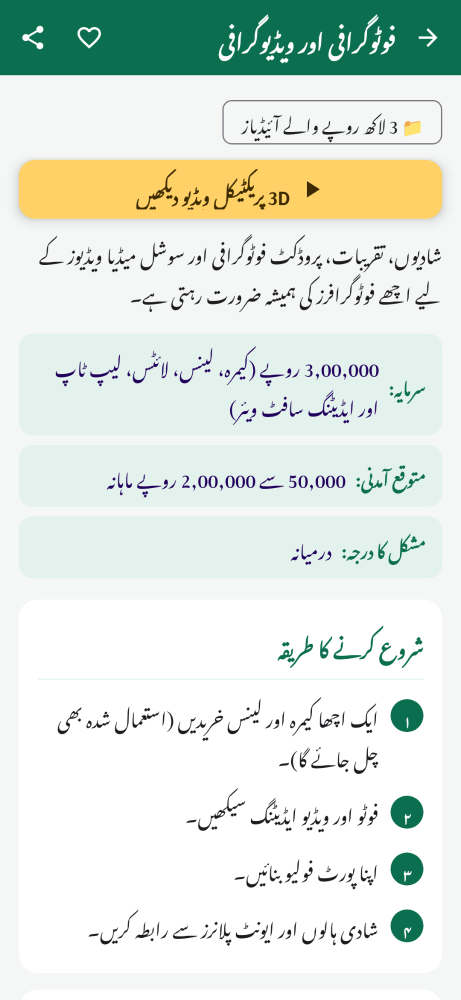
#> input picture InamKarobar/app/src/test/snapshots/images/com.inaam.karobar_ScreensTest_detail.png, 461 x 1000 px
$ python make_icon.py ../../InamKarobar/app/src/test/snapshots/images/com.inaam.karobar_ScreensTest_detail.png
#> lines starting #> are read from the running program, lines starting #| are printed output that depends on the picture; after the words box and inside, x2 and y2 are one past the last pixel; in counts of white or black regions, pixels touching at a corner belong together
"""Build the app icon. Usage: python3 res/make_icon.py [photo.jpg]
With a photo: centre-crops it to a square. Without: draws the default pulse icon.
Writes ui/icon.png (window icon, in-app logo) and res/icon.ico (EXE icon)."""
import sys
from PIL import Image, ImageDraw, ImageOps

S = 512
if len(sys.argv) > 1:
    img = ImageOps.exif_transpose(Image.open(sys.argv[1])).convert("RGB")
    img = ImageOps.fit(img, (S, S), Image.LANCZOS, centering=(0.5, 0.4)).convert("RGBA")
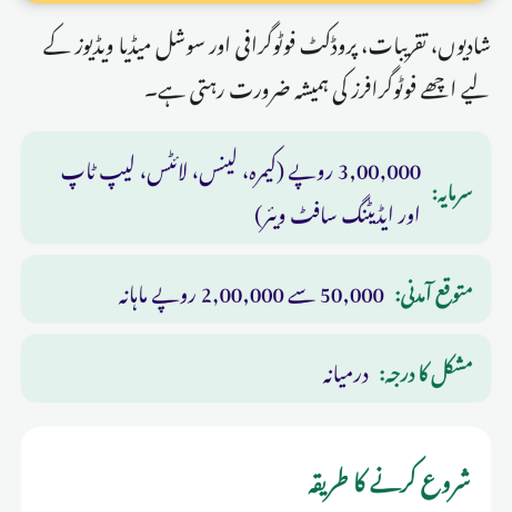
#> img: PIL image 512x512 RGBA; mean R, G, B, A 231.5, 239.3, 236.1, 255
else:
    img = Image.new("RGBA", (S, S), "#18203A")
    d = ImageDraw.Draw(img)
    pts = [(80, 276), (170, 276), (215, 150), (285, 380), (335, 232), (365, 276), (410, 276)]
    d.line(pts, fill="#4F8CFF", width=30, joint="curve")
    for x, y in (pts[0], pts[-1]):
        d.ellipse((x - 15, y - 15, x + 15, y + 15), fill="#4F8CFF")
    d.ellipse((398, 248, 454, 304), fill="#34D399")

# round the corners so it looks like an app icon
mask = Image.new("L", (S, S), 0)
#> mask: PIL image 512x512 L; every value is 0
ImageDraw.Draw(mask).rounded_rectangle((0, 0, S - 1, S - 1), radius=S // 5, fill=255)
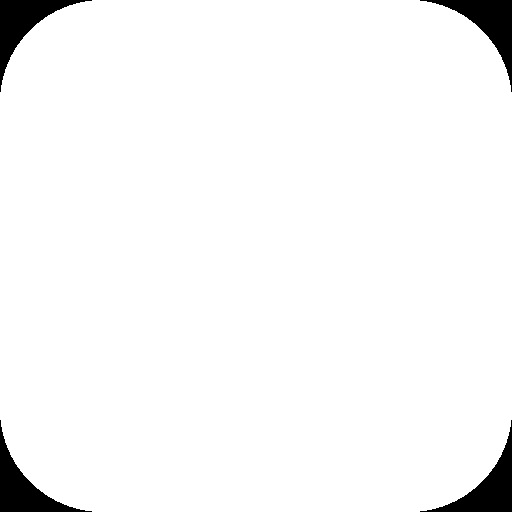
#> mask: PIL image 512x512 L; 96.5% white; 4 black regions, box (x1, y1, x2, y2) and area: (0, 0, 92, 92) 2262, (420, 0, 512, 92) 2262, (0, 420, 92, 512) 2262, (420, 420, 512, 512) 2262
img.putalpha(mask)

img.resize((256, 256), Image.LANCZOS).save("ui/icon.png")
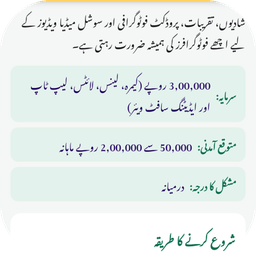
#> saved as icon.png: PIL image 256x256 RGBA; mean R, G, B, A 224.5, 232.1, 229.2, 246.2; transparent parts drawn white
img.save("res/icon.ico", sizes=[(s, s) for s in (16, 24, 32, 48, 64, 128, 256)], bitmap_format="bmp")
print("icon written")

$ run again, on InamKarobar/app/src/test/snapshots/images/com.inaam.karobar_ScreensTest_home.png
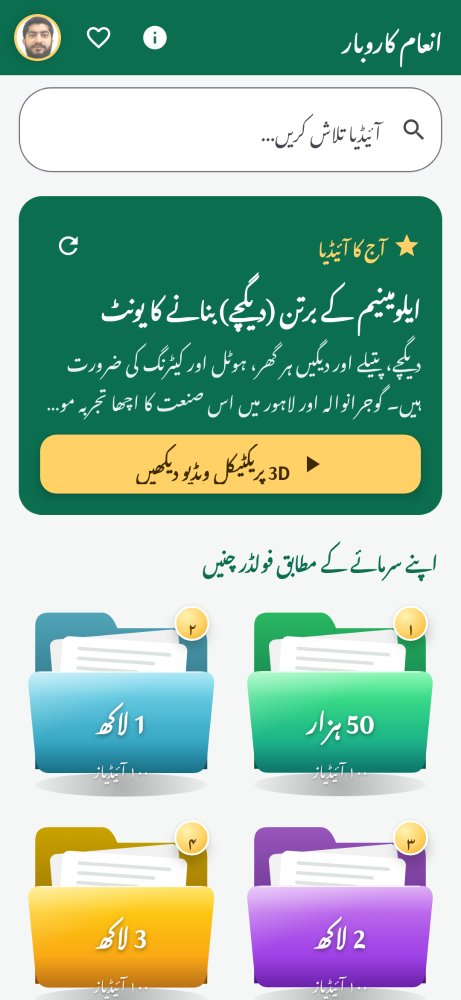
#> input picture InamKarobar/app/src/test/snapshots/images/com.inaam.karobar_ScreensTest_home.png, 461 x 1000 px
#> `img = ImageOps.fit(img, (S, S), Image.LANCZOS, centering=(0.5, 0.4)).c..`:
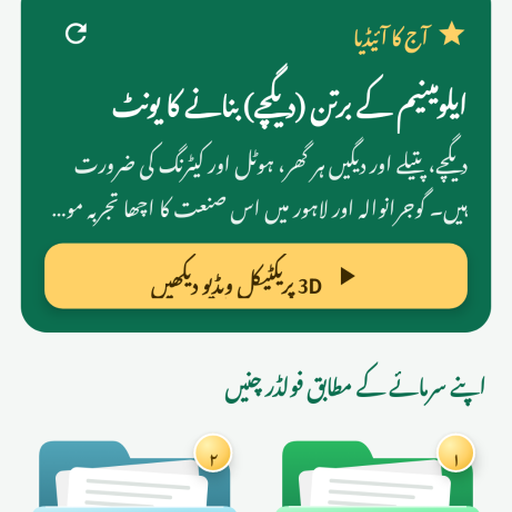
#> img: PIL image 512x512 RGBA; mean R, G, B, A 128.2, 174.5, 146.3, 255
#> `img.resize((256, 256), Image.LANCZOS).save("ui/icon.png")`:
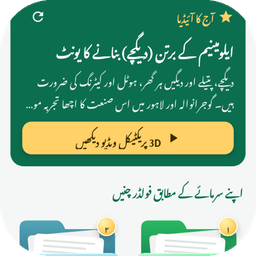
#> saved as icon.png: PIL image 256x256 RGBA; mean R, G, B, A 122.9, 168.3, 140.4, 246.2; transparent parts drawn white
